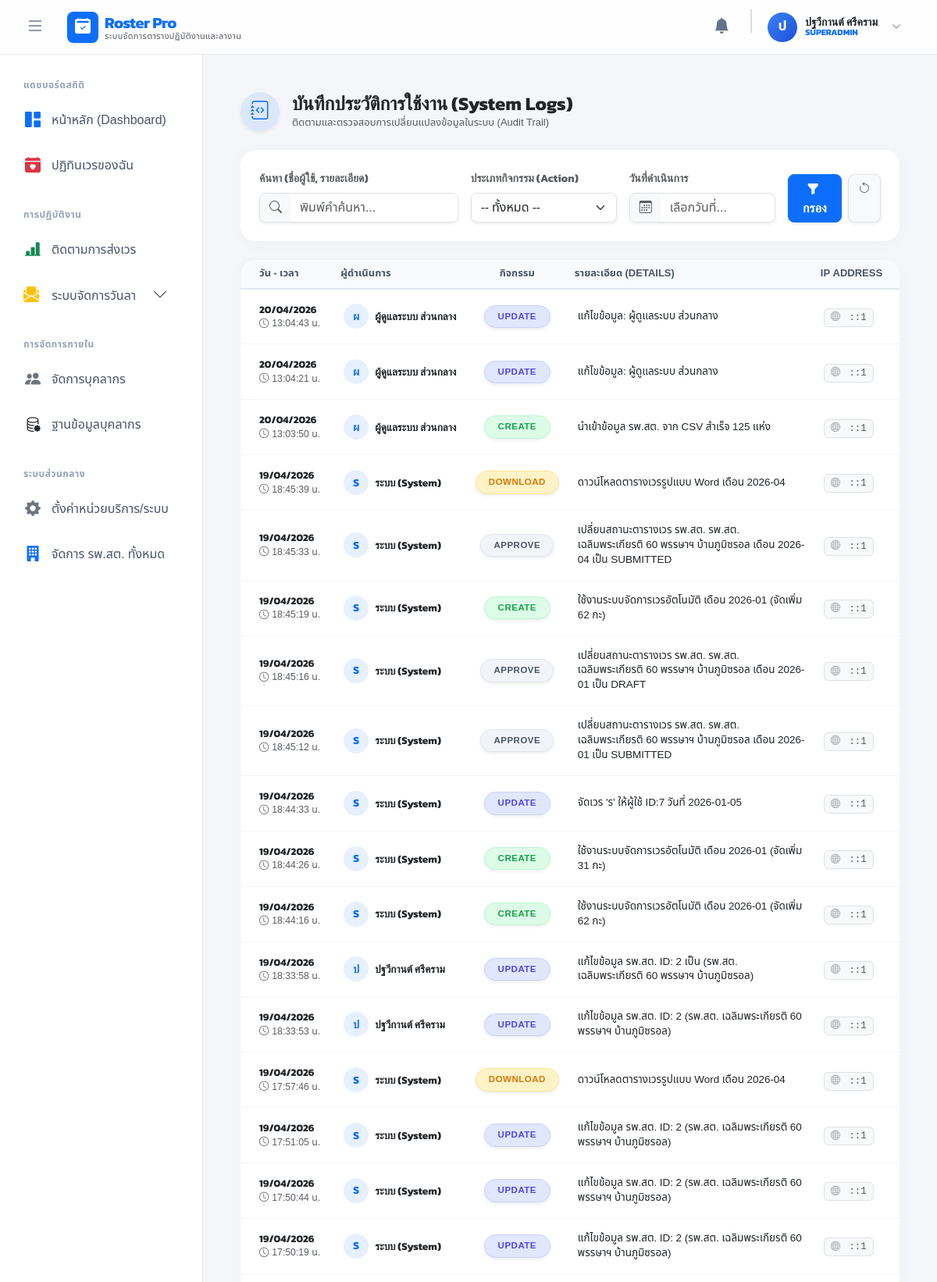
Page /index.php?c=logs (signed in, upper part) on the committed database.
### tables this page shows
CREATE TABLE `logs` (
  `id` int(11) NOT NULL,
  `user_id` int(11) DEFAULT NULL,
  `action` varchar(50) NOT NULL COMMENT 'ประเภท เช่น LOGIN, CREATE, UPDATE, DELETE',
  `details` text DEFAULT NULL COMMENT 'รายละเอียดสิ่งที่ทำ',
  `ip_address` varchar(45) DEFAULT NULL,
  `created_at` datetime NOT NULL DEFAULT current_timestamp()
);

CREATE TABLE `users` (
  `id` int(11) NOT NULL,
  `hospital_id` int(11) DEFAULT NULL COMMENT 'รหัสหน่วยบริการ (NULL = แอดมินส่วนกลาง)',
  `name` varchar(100) NOT NULL,
  `phone` varchar(50) DEFAULT NULL,
  `username` varchar(50) NOT NULL,
  `password` varchar(255) NOT NULL,
  `role` enum('SUPERADMIN','ADMIN','DIRECTOR','SCHEDULER','STAFF','HR') NOT NULL DEFAULT 'STAFF',
  `is_active` tinyint(1) NOT NULL DEFAULT 1 COMMENT '1=Active, 0=Suspended',
  `position` varchar(100) DEFAULT NULL COMMENT 'ตำแหน่งการปฏิบัติงาน',
  `employee_type` enum('ข้าราชการ/พนักงานท้องถิ่น','พนักงานจ้างตามภารกิจ','พนักงานจ้างทั่วไป') NOT NULL DEFAULT 'ข้าราชการ/พนักงานท้องถิ่น',
  `start_date` date DEFAULT NULL COMMENT 'วันที่บรรจุ/เริ่มงาน',
  `type` varchar(100) DEFAULT NULL COMMENT 'วิชาชีพ/ตำแหน่ง',
  `position_number` varchar(50) DEFAULT NULL,
  `color_theme` varchar(20) DEFAULT 'primary',
  `sort_order` int(11) DEFAULT 0,
  `created_at` datetime DEFAULT current_timestamp(),
  `display_order` int(11) NOT NULL DEFAULT 0,
  `id_card` varchar(13) DEFAULT NULL,
  `pay_rate_id` int(11) DEFAULT NULL,
  `deleted_at` datetime DEFAULT NULL COMMENT 'เวลาที่ถูกลบ (Soft Delete)'
);

### views/logs/index.php (the view, shortened to what this page needs)
<?php
$search_keyword = $search_keyword ?? '';
$date_filter = $date_filter ?? '';
$logs = $logs ?? [];
?>
<link rel="stylesheet" href="https://cdn.jsdelivr.net/npm/flatpickr/dist/flatpickr.min.css">
<div class="container-fluid px-3 px-md-4 py-4 d-flex flex-column" style="min-height: calc(100vh - 70px);">
    <div class="d-flex flex-column flex-md-row justify-content-between align-items-md-center mb-4 gap-3">
        <div class="d-flex align-items-center gap-3">
            <div class="bg-primary bg-opacity-10 text-primary rounded-circle d-flex align-items-center justify-content-center shadow-sm flex-shrink-0" style="width: 50px; height: 50px;">
                <i class="bi bi-journal-code fs-4"></i>
            </div>
            <div>
                <h2 class="h4 text-dark mb-0 fw-bold">บันทึกประวัติการใช้งาน (System Logs)</h2>
                <p class="text-muted mb-0" style="font-size: 13px;">ติดตามและตรวจสอบการเปลี่ยนแปลงข้อมูลในระบบ (Audit Trail)</p>
            </div>
        </div>
    </div>
    <div class="card card-modern mb-4">
        <div class="card-body p-4">
            <form action="index.php" method="GET" class="row g-3 align-items-end">
                <div class="col-md-4 col-lg-4">
                    <label class="form-label fw-bold small text-muted">ค้นหา (ชื่อผู้ใช้, รายละเอียด)</label>
                    <div class="input-group shadow-sm rounded-3 overflow-hidden border">
                        <span class="input-group-text bg-light border-0"><i class="bi bi-search text-muted"></i></span>
                        <input type="text" name="search" class="form-control border-0" placeholder="พิมพ์คำค้นหา..." value="<?= htmlspecialchars($search_keyword) ?>">
                    </div>
                </div>
                <div class="col-md-3 col-lg-3">
                    <label class="form-label fw-bold small text-muted">ประเภทกิจกรรม (Action)</label>
                    <select name="action" class="form-select shadow-sm rounded-3 border">
                        <option value="">-- ทั้งหมด --</option>
                    </select>
                </div>
                <div class="col-md-3 col-lg-3">
                    <label class="form-label fw-bold small text-muted">วันที่ดำเนินการ</label>
                    <div class="input-group shadow-sm rounded-3 overflow-hidden border">
                        <span class="input-group-text bg-light border-0"><i class="bi bi-calendar3 text-muted"></i></span>
                        <input type="text" name="date" class="form-control border-0 flatpickr-date" placeholder="เลือกวันที่..." value="<?= htmlspecialchars($date_filter) ?>">
                    </div>
                </div>
                <div class="col-md-2 col-lg-2 d-flex gap-2">
                    <button type="submit" class="btn btn-primary flex-grow-1 fw-bold rounded-3 shadow-sm"><i class="bi bi-funnel-fill me-1"></i> กรอง</button>
                    <a href="index.php?c=logs" class="btn btn-light border text-secondary rounded-3 shadow-sm" title="ล้างตัวกรอง"><i class="bi bi-arrow-counterclockwise"></i></a>
                </div>
            </form>
        </div>
    </div>
    <div class="card card-modern flex-grow-1 overflow-hidden d-flex flex-column mb-3">
        <div class="card-body p-0 d-flex flex-column flex-grow-1">
            <div class="table-responsive custom-scrollbar flex-grow-1">
                <table class="table table-modern mb-0 align-middle">
                    <thead class="sticky-top" style="z-index: 10;">
                        <tr>
                            <th class="ps-4" style="width: 15%;">วัน - เวลา</th>
                            <th style="width: 20%;">ผู้ดำเนินการ</th>
                            <th class="text-center" style="width: 12%;">กิจกรรม</th>
                            <th style="width: 38%;">รายละเอียด (Details)</th>
                            <th style="width: 15%;">IP Address</th>
                        </tr>
                    </thead>
                    <tbody>
                        <?php if (empty($logs)): ?>
                            <tr>
                                <td colspan="5" class="text-center py-5">
                                    <div class="bg-light rounded-circle d-inline-flex justify-content-center align-items-center mb-3" style="width: 80px; height: 80px;">
                                        <i class="bi bi-journal-x fs-1 text-secondary opacity-50"></i>
                                    </div>
                                    <h6 class="fw-bold text-dark mb-1">ไม่พบประวัติการใช้งาน</h6>
                                    <p class="text-muted small mb-0">ยังไม่มีข้อมูลในระบบ หรือลองเปลี่ยนเงื่อนไขการค้นหาใหม่</p>
                                </td>
                            </tr>
                        <?php else: ?>
                            <?php foreach ($logs as $log):
                                $date_obj = new DateTime($log['created_at']);
                                $formatted_date = $date_obj->format('d/m/Y');
                                $formatted_time = $date_obj->format('H:i:s');
                                $action = strtoupper($log['action']);
                                $badge_class = 'action-default';
                                if ($action === 'CREATE') $badge_class = 'action-create';
                                elseif ($action === 'UPDATE') $badge_class = 'action-update';
                                elseif ($action === 'DELETE') $badge_class = 'action-delete';
                                elseif ($action === 'LOGIN') $badge_class = 'action-login';
                                elseif ($action === 'DOWNLOAD') $badge_class = 'action-download';
                            ?>
                            <tr>
                                <td class="ps-4">
                                    <div class="fw-bold text-dark" style="font-size: 13px;"><?= $formatted_date ?></div>
                                    <div class="text-muted small"><i class="bi bi-clock me-1"></i><?= $formatted_time ?> น.</div>
                                </td>
                                <td>
                                    <div class="d-flex align-items-center">
                                        <div class="bg-primary bg-opacity-10 text-primary rounded-circle d-flex justify-content-center align-items-center me-2 fw-bold" style="width: 32px; height: 32px; font-size: 14px;">
                                            <?= mb_substr($log['user_name'] ?? 'S', 0, 1, 'UTF-8') ?>
                                        </div>
                                        <div class="fw-bold text-dark text-truncate" style="font-size: 13.5px; max-width: 150px;" title="<?= htmlspecialchars($log['user_name'] ?? 'ระบบ (System)') ?>">
                                            <?= htmlspecialchars($log['user_name'] ?? 'ระบบ (System)') ?>
                                        </div>
                                    </div>
                                </td>
                                <td class="text-center">
                                    <span class="badge rounded-pill <?= $badge_class ?> badge-action shadow-sm py-2 px-3"><?= htmlspecialchars($action) ?></span>
                                </td>
                                <td>
                                    <div class="text-dark" style="font-size: 13.5px; line-height: 1.4;">
                                        <?= htmlspecialchars($log['details']) ?>
                                    </div>
                                </td>
                                <td>
                                    <span class="text-muted font-monospace small bg-light px-2 py-1 rounded border"><i class="bi bi-globe me-1 opacity-50"></i> <?= htmlspecialchars($log['ip_address'] ?? '-') ?></span>
                                </td>
                            </tr>
                            <?php endforeach; ?>
                        <?php endif; ?>
                    </tbody>
                </table>
            </div>
        </div>
    </div>
</div>

### views/layouts/header.php (style rules this page uses)
:root { --primary-color: #0d6efd; --sidebar-bg: #ffffff; --navbar-height: 70px; }
body { font-family: 'Noto Sans Thai', sans-serif; background-color: #f4f6f9; height: 100vh; overflow: hidden; margin: 0; padding: 0; -webkit-font-smoothing: antialiased; }
h1, h2, h3, h4, h5, h6, .fw-bold { font-family: 'Kanit', sans-serif; }

### views/logs/index.php (style rules this page uses)
.card-modern { border: none; border-radius: 1.25rem; box-shadow: 0 4px 20px rgba(0,0,0,0.03); background: #ffffff; }
.table-modern th { font-weight: 600; color: #475569; font-size: 13px; background-color: #f8fafc; text-transform: uppercase; border-bottom: 2px solid #e2e8f0; }
.table-modern td { vertical-align: middle; font-size: 14px; border-bottom: 1px solid #f1f5f9; padding: 1rem 0.75rem; background-color: #ffffff; }
.table-modern tbody tr { transition: background-color 0.2s; }
.badge-action { min-width: 85px; font-weight: bold; letter-spacing: 0.5px; font-size: 11.5px; }
.action-create { background-color: #dcfce7; color: #16a34a; border: 1px solid #bbf7d0; }
.action-update { background-color: #e0e7ff; color: #4f46e5; border: 1px solid #c7d2fe; }
.action-download { background-color: #fef3c7; color: #d97706; border: 1px solid #fde68a; }
.action-default { background-color: #f1f5f9; color: #475569; border: 1px solid #e2e8f0; }

### rows in the picture
logs: created_at "20/04/2026", created_at "13:04:43", user.name "ผ", user.name "ผู้ดูแลระบบ ส่วนกลาง", action "UPDATE", details "แก้ไขข้อมูล: ผู้ดูแลระบบ ส่วนกลาง", ip_address "::1"
logs: created_at "20/04/2026", created_at "13:04:21", user.name "ผ", user.name "ผู้ดูแลระบบ ส่วนกลาง", action "UPDATE", details "แก้ไขข้อมูล: ผู้ดูแลระบบ ส่วนกลาง", ip_address "::1"
logs: created_at "20/04/2026", created_at "13:03:50", user.name "ผ", user.name "ผู้ดูแลระบบ ส่วนกลาง", action "CREATE", details "นำเข้าข้อมูล รพ.สต. จาก CSV สำเร็จ 125 แห่ง", ip_address "::1"
logs: created_at "19/04/2026", created_at "18:45:39", user_name "S", user_name "ระบบ (System)", action "DOWNLOAD", details "ดาวน์โหลดตารางเวรรูปแบบ Word เดือน 2026-04", ip_address "::1"
logs: created_at "19/04/2026", created_at "18:45:33", user_name "S", user_name "ระบบ (System)", action "APPROVE", details "เปลี่ยนสถานะตารางเวร รพ.สต. รพ.สต. เฉลิมพระเกียรติ 60 พรรษาฯ บ้านภูมิซรอล เดือน 2026-04 เป็น SUBMITTED", ip_address "::1"
logs: created_at "19/04/2026", created_at "18:45:19", user_name "S", user_name "ระบบ (System)", action "CREATE", details "ใช้งานระบบจัดการเวรอัตโนมัติ เดือน 2026-01 (จัดเพิ่ม 62 กะ)", ip_address "::1"
logs: created_at "19/04/2026", created_at "18:45:16", user_name "S", user_name "ระบบ (System)", action "APPROVE", details "เปลี่ยนสถานะตารางเวร รพ.สต. รพ.สต. เฉลิมพระเกียรติ 60 พรรษาฯ บ้านภูมิซรอล เดือน 2026-01 เป็น DRAFT", ip_address "::1"
logs: created_at "19/04/2026", created_at "18:45:12", user_name "S", user_name "ระบบ (System)", action "APPROVE", details "เปลี่ยนสถานะตารางเวร รพ.สต. รพ.สต. เฉลิมพระเกียรติ 60 พรรษาฯ บ้านภูมิซรอล เดือน 2026-01 เป็น SUBMITTED", ip_address "::1"
logs: created_at "19/04/2026", created_at "18:44:33", user_name "S", user_name "ระบบ (System)", action "UPDATE", details "จัดเวร 'ร' ให้ผู้ใช้ ID:7 วันที่ 2026-01-05", ip_address "::1"
logs: created_at "19/04/2026", created_at "18:44:26", user_name "S", user_name "ระบบ (System)", action "CREATE", details "ใช้งานระบบจัดการเวรอัตโนมัติ เดือน 2026-01 (จัดเพิ่ม 31 กะ)", ip_address "::1"
logs: created_at "19/04/2026", created_at "18:44:16", user_name "S", user_name "ระบบ (System)", action "CREATE", details "ใช้งานระบบจัดการเวรอัตโนมัติ เดือน 2026-01 (จัดเพิ่ม 62 กะ)", ip_address "::1"
logs: created_at "19/04/2026", created_at "18:33:58", user.name "ป", user.name "ปฐวีกานต์ ศรีคราม", action "UPDATE", details "แก้ไขข้อมูล รพ.สต. ID: 2 เป็น (รพ.สต. เฉลิมพระเกียรติ 60 พรรษาฯ บ้านภูมิซรอล)", ip_address "::1"
logs: created_at "19/04/2026", created_at "18:33:53", user.name "ป", user.name "ปฐวีกานต์ ศรีคราม", action "UPDATE", details "แก้ไขข้อมูล รพ.สต. ID: 2 (รพ.สต. เฉลิมพระเกียรติ 60 พรรษาฯ บ้านภูมิซรอล)", ip_address "::1"
logs: created_at "19/04/2026", created_at "17:57:46", user_name "S", user_name "ระบบ (System)", action "DOWNLOAD", details "ดาวน์โหลดตารางเวรรูปแบบ Word เดือน 2026-04", ip_address "::1"
logs: created_at "19/04/2026", created_at "17:51:05", user_name "S", user_name "ระบบ (System)", action "UPDATE", details "แก้ไขข้อมูล รพ.สต. ID: 2 (รพ.สต. เฉลิมพระเกียรติ 60 พรรษาฯ บ้านภูมิซรอล)", ip_address "::1"
logs: created_at "19/04/2026", created_at "17:50:44", user_name "S", user_name "ระบบ (System)", action "UPDATE", details "แก้ไขข้อมูล รพ.สต. ID: 2 (รพ.สต. เฉลิมพระเกียรติ 60 พรรษาฯ บ้านภูมิซรอล)", ip_address "::1"
logs: created_at "19/04/2026", created_at "17:50:19", user_name "S", user_name "ระบบ (System)", action "UPDATE", details "แก้ไขข้อมูล รพ.สต. ID: 2 (รพ.สต. เฉลิมพระเกียรติ 60 พรรษาฯ บ้านภูมิซรอล)", ip_address "::1"

### other values in the picture
$app_name "Roster Pro"
$app_subtitle "ระบบจัดการตารางปฏิบัติงานและลางาน"
mb_substr($_SESSION['user']['name'], 0, 1, 'UTF-8') "ป"
$_SESSION['user']['name'] "ปฐวีกานต์ ศรีคราม"
$_SESSION['user']['role'] "SUPERADMIN"
